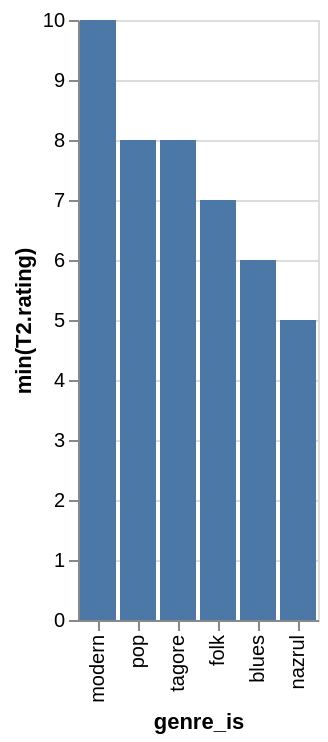

Write a Vega-Lite specification for this figure.
### Vega-Lite specification from a JSON file in a GitHub repository (floating-point values rounded to 4 significant figures)
{"data": {"values": [{"x_data": "blues", "y_data": 6}, {"x_data": "folk", "y_data": 7}, {"x_data": "modern", "y_data": 10}, {"x_data": "nazrul", "y_data": 5}, {"x_data": "pop", "y_data": 8}, {"x_data": "tagore", "y_data": 8}]}, "mark": "bar", "encoding": {"x": {"field": "x_data", "type": "nominal", "title": "genre_is", "sort": {"op": "sum", "field": "y_data", "order": "descending"}}, "y": {"field": "y_data", "type": "quantitative", "title": "min(T2.rating)"}}}
